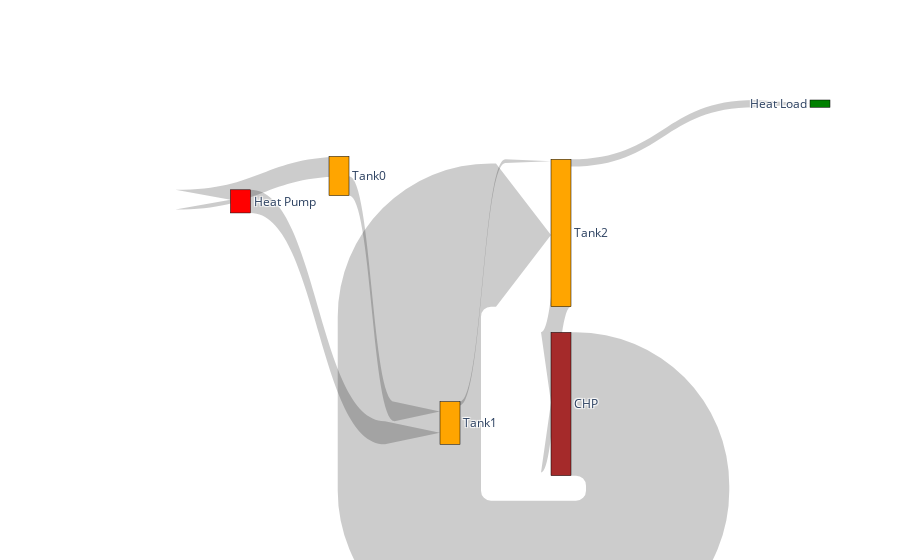

The cell this chart's notebook holds for it:
### Markdown cell above
### Plot with more details

### Code cell
#Plot where out/fro CHP considered

fig = go.Figure(data=[go.Sankey(
    arrangement = "snap",
    valuesuffix = "Wh",
    node = dict(
      pad = 10,
    #   thickness = 20,
      line = dict(color = "black", width = 0.5),
      label = ["Heat Pump", "Tank0", "Tank1", "Tank2", "Heat Load", "CHP"],
      x = [0, 0.35, 0.5, 0.65, 1,0.65],
      y = [0,0.2,0.85,0.35,-0.2, 0.8],
    #   color = "blue"
      color = ['Red', 'Orange', 'Orange', 'Orange', 'Green', 'Brown']
    ),
    link = dict(
      arrowlen = 55,
      source = [0, 1, 2,3, 4, 1,5,3], # indices correspond to labels, eg A1, A2, A1, B1, ...
      target = [2, 2, 3,4, 1, 0,3,5],
      value = [(((df[x].sum())**2)**0.5)/4 for x in Qflows]
    #   curve = [0, 0, 0, 0.5, 0]
  ))])

fig.show()

### Figure 1 — Plotly figure (JSON) as saved in the notebook; plotly's stock layout.template omitted (floating-point values rounded to 4 significant figures)
{"data": [{"arrangement": "snap", "link": {"arrowlen": 55, "source": [0, 1, 2, 3, 4, 1, 5, 3], "target": [2, 2, 3, 4, 1, 0, 3, 5], "value": [73460000.0, 61810000.0, 12060000.0, 23160000.0, 0, 62690000.0, 454900000.0, 444800000.0]}, "node": {"color": ["Red", "Orange", "Orange", "Orange", "Green", "Brown"], "label": ["Heat Pump", "Tank0", "Tank1", "Tank2", "Heat Load", "CHP"], "line": {"color": "black", "width": 0.5}, "pad": 10, "x": [0, 0.35, 0.5, 0.65, 1, 0.65], "y": [0, 0.2, 0.85, 0.35, -0.2, 0.8]}, "type": "sankey", "valuesuffix": "Wh"}], "layout": {}}
